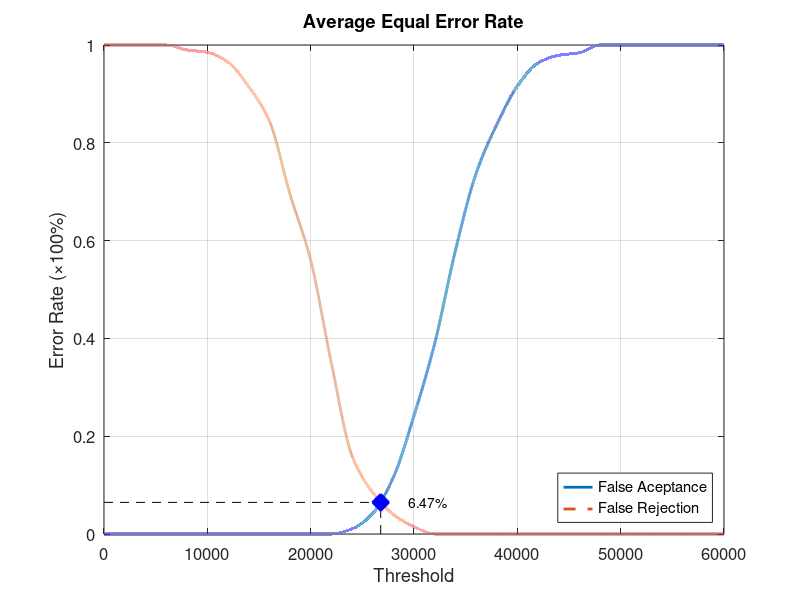
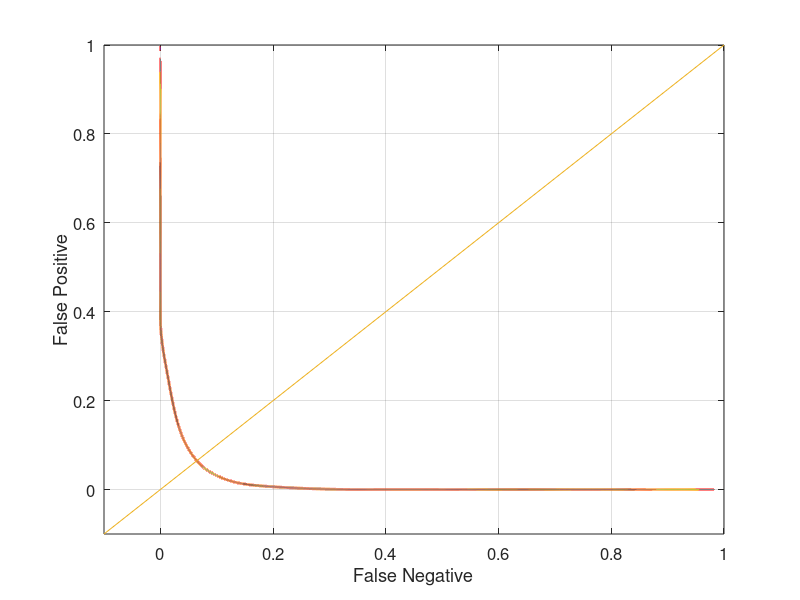

MATLAB code to generate these figures, in order:
function yEER = Database4_3
close all;
clear;
clc;
x = 0:2000:60000;
xq = 0:0.5:60000;

y0 = [0 0 0 0 0 0 0 0 0 0 0 0 0.0105263 0.0421053 0.115789 0.242105 0.389474 0.578947 0.736842 0.836842 0.915789 0.963158 0.978947 0.984211 1 1 1 1 1 1 1];
yy0 = interp1(x, y0, xq, 'pchip');
y1 = [1 1 1 1 0.99 0.985 0.965 0.915 0.845 0.695 0.56 0.35 0.16 0.085 0.04 0.015 0 0 0 0 0 0 0 0 0 0 0 0 0 0 0];
yy1 = interp1(x, y1, xq, 'pchip');

% Calculating EER: 
y2 = abs(y0 - y1);
find(y2 == min(y2))
yy2 = abs(yy0 - yy1);
xEER = find(yy2 == min(yy2));
xEERIndex = xq(xEER) % X-axis EER
yEER = yy0(xEER) % Y-axis EER

main = figure
plot(xq, yy0,'-','LineWidth', 2);	hold on
plot(xq, yy1,'--','LineWidth', 2);	hold on
plot([xEERIndex xEERIndex], [0 yEER], 'k--');	hold on
plot([0 xEERIndex], [yEER yEER], 'k--');	hold on
plot(xEERIndex, yEER, 'bx', 'LineWidth', 10);	hold on
text(xEERIndex + 10 * xEERIndex / 100, yEER, [num2str(round((10000 * yEER)) / 100) '%'])
legend('False Aceptance', 'False Rejection', 'Location', 'SouthEast')
xlabel('Threshold')
ylabel('Error Rate (\times100%)')
title('Average Equal Error Rate')
set(gca, 'FontSize', 12)
axis([0 60000 0 1])
grid on

print(main, 'Database4_3Main', '-dpng');
FNRxFPR = figure('Color', [1 1 1]);
plot(yy1, yy0, '-', yy1, yy0, 'LineWidth', 2);
hold on
y = -0.1:0.1:1
plot(y, y); 
set(gca, 'FontSize', 12)
xlabel('False Negative')
ylabel('False Positive')
axis([-0.1 1 -0.1 1])
set(gca, 'FontSize', 12)
grid on

print(FNRxFPR, 'Database4_3FNRxFPR','-dpng');
end
